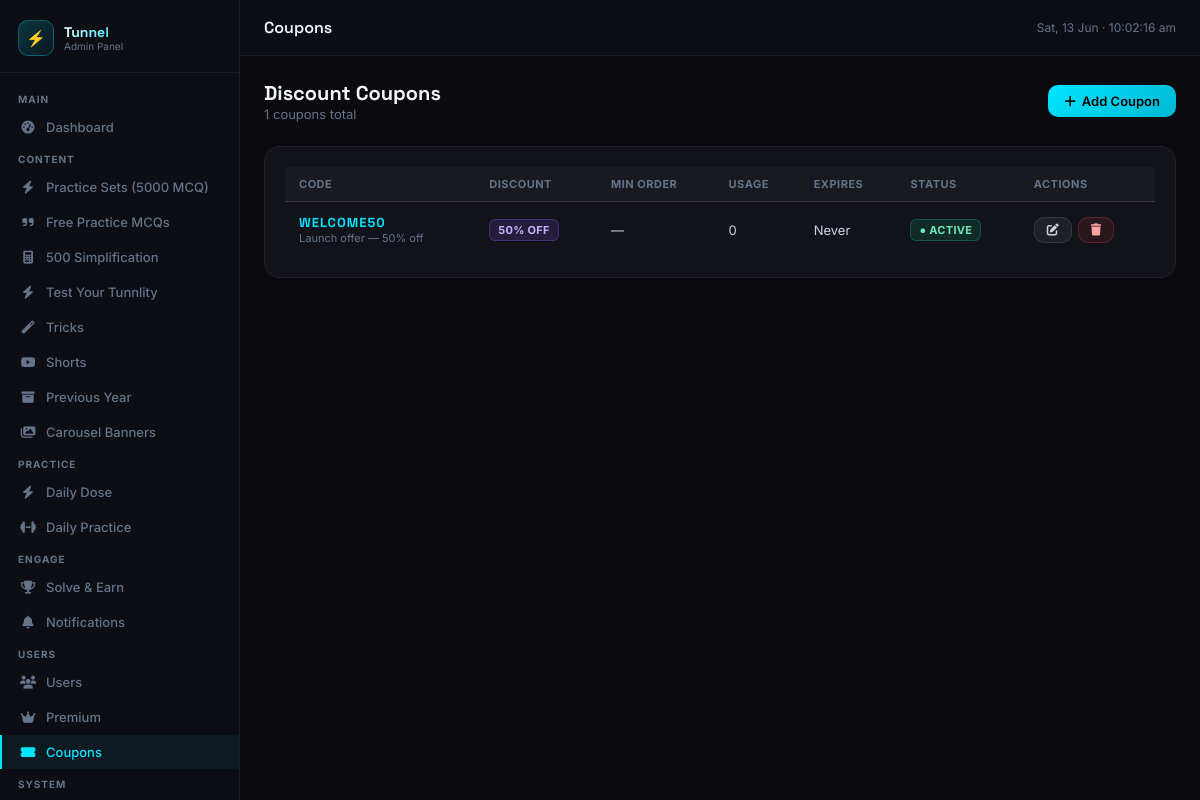
/admin/coupons/index.php (signed in), run on the app's committed database.
### tables this page shows
CREATE TABLE IF NOT EXISTS `coupons` (
    `id`             INT AUTO_INCREMENT PRIMARY KEY,
    `code`           VARCHAR(50)  NOT NULL,
    `description`    VARCHAR(255) DEFAULT '',
     
     
    `discount_type`  ENUM('percent','flat') NOT NULL DEFAULT 'percent',
    `discount_value` DECIMAL(10,2) NOT NULL DEFAULT 0,
     
    `min_amount`     INT DEFAULT 0,         
    `max_discount`   INT DEFAULT 0,         
    `usage_limit`    INT DEFAULT 0,         
    `used_count`     INT DEFAULT 0,
    `per_user_limit` INT DEFAULT 1,         
    `expires_at`     DATE DEFAULT NULL,     
    `is_active`      TINYINT DEFAULT 1,
    `created_at`     TIMESTAMP DEFAULT CURRENT_TIMESTAMP,
    UNIQUE KEY `uniq_code` (`code`),
    KEY `idx_active` (`is_active`)
);

### admin/coupons/index.php (the view, shortened to what this page needs)
<?php
require_once dirname(__DIR__) . '/config/db.php';
try {
    $coupons = $pdo->query("SELECT * FROM coupons ORDER BY created_at DESC")->fetchAll(PDO::FETCH_ASSOC);
} catch (Throwable $e) {
    $coupons = [];
}
require_once dirname(__DIR__) . '/includes/header.php';
?>
<div class="flex-between mb-24">
  <div>
    <h2 style="font-family:'Space Grotesk',sans-serif;font-size:20px;font-weight:700;color:var(--text)">
      Discount Coupons
    </h2>
    <p class="text-muted"><?= count($coupons) ?> coupons total</p>
  </div>
  <a href="<?= ADMIN_URL ?>/coupons/add.php" class="btn btn-primary">
    <i class="fas fa-plus"></i> Add Coupon
  </a>
</div>
<div class="card">
  <div class="table-wrap">
    <table>
      <thead>
        <tr>
          <th>Code</th>
          <th>Discount</th>
          <th>Min Order</th>
          <th>Usage</th>
          <th>Expires</th>
          <th>Status</th>
          <th>Actions</th>
        </tr>
      </thead>
      <tbody>
        <?php if (empty($coupons)): ?>
        <tr><td colspan="7" style="text-align:center;padding:40px;color:var(--muted)">
          <i class="fas fa-ticket-alt" style="font-size:32px;display:block;margin-bottom:10px;opacity:0.3"></i>
          No coupons yet. <a href="<?= ADMIN_URL ?>/coupons/add.php" style="color:var(--cyan)">Create one!</a>
        </td></tr>
        <?php else: ?>
        <?php foreach ($coupons as $c): ?>
        <tr>
          <td>
            <span style="font-family:'Space Grotesk',sans-serif;font-weight:700;color:var(--cyan);letter-spacing:1px">
              <?= htmlspecialchars($c['code']) ?>
            </span>
            <?php if (!empty($c['description'])): ?>
            <div style="font-size:11px;color:var(--muted)"><?= htmlspecialchars($c['description']) ?></div>
            <?php endif; ?>
          </td>
          <td>
            <span class="badge badge-purple">
              <?= $c['discount_type'] === 'percent'
                    ? rtrim(rtrim(number_format((float)$c['discount_value'], 2), '0'), '.') . '% OFF'
                    : '₹' . (int)$c['discount_value'] . ' OFF' ?>
            </span>
          </td>
          <td style="color:var(--text2);font-size:13px"><?= (int)$c['min_amount'] > 0 ? '₹' . (int)$c['min_amount'] : '—' ?></td>
          <td style="color:var(--text2);font-size:13px">
            <?= (int)$c['used_count'] ?><?= (int)$c['usage_limit'] > 0 ? ' / ' . (int)$c['usage_limit'] : '' ?>
          </td>
          <td style="color:var(--text2);font-size:13px">
            <?= !empty($c['expires_at']) ? date('d M Y', strtotime($c['expires_at'])) : 'Never' ?>
          </td>
          <td>
            <?php if ($c['is_active']): ?>
              <a href="javascript:void(0)" onclick="toggleCoupon(<?= $c['id'] ?>,0)" class="badge badge-success" style="text-decoration:none;cursor:pointer">● Active</a>
            <?php else: ?>
              <a href="javascript:void(0)" onclick="toggleCoupon(<?= $c['id'] ?>,1)" class="badge badge-error" style="text-decoration:none;cursor:pointer">● Inactive</a>
            <?php endif; ?>
          </td>
          <td>
            <div style="display:flex;gap:6px">
              <a href="<?= ADMIN_URL ?>/coupons/edit.php?id=<?= $c['id'] ?>" class="btn btn-secondary btn-sm">
                <i class="fas fa-edit"></i>
              </a>
              <button onclick="deleteCoupon(<?= $c['id'] ?>)" class="btn btn-danger btn-sm">
                <i class="fas fa-trash"></i>
              </button>
            </div>
          </td>
        </tr>
        <?php endforeach; ?>
        <?php endif; ?>
      </tbody>
    </table>
  </div>
</div>
<?php require_once dirname(__DIR__) . '/includes/footer.php'; ?>

### admin/includes/header.php (style rules this page uses)
*, *::before, *::after { box-sizing: border-box; margin: 0; padding: 0; }
:root { --bg: #0A0A0F; --sidebar: #0D0D14; --card: #12121A; --card2: #16161F; --border: rgba(255,255,255,0.06); --border2: rgba(255,255,255,0.10); --text: #F1F5F9; --text2: #CBD5E1; --muted: #64748B; --cyan: #00E5FF; --purple: #8B5CF6; --success: #10B981; --warning: #F59E0B; --error: #EF4444; --dark: #0A0A0F; --sidebar-w:240px; }
body { background: var(--bg); color: var(--text); font-family: 'Inter', sans-serif; min-height: 100vh; display: flex; }
.card { background: var(--card); border: 1px solid var(--border); border-radius: 16px; padding: 20px; }
.btn { display: inline-flex; align-items: center; gap: 6px; padding: 8px 16px; border-radius: 10px; font-size: 13px; font-weight: 600; cursor: pointer; border: none; text-decoration: none; transition: all 0.2s; font-family: 'Inter', sans-serif; }
.btn-primary { background: linear-gradient(135deg, #00E5FF, #00B8D4); color: #000; }
.btn-secondary { background: rgba(255,255,255,0.06); border: 1px solid var(--border2); color: var(--text2); }
.btn-danger { background: rgba(239,68,68,0.1); border: 1px solid rgba(239,68,68,0.25); color: #FCA5A5; }
.btn-sm { padding: 6px 12px; font-size: 12px; }
.table-wrap { overflow-x: auto; }
table { width: 100%; border-collapse: collapse; }
th { background: rgba(255,255,255,0.03); color: var(--muted); font-size: 11px; font-weight: 700; text-transform: uppercase; letter-spacing: 0.5px; padding: 10px 14px; text-align: left; border-bottom: 1px solid var(--border); }
td { padding: 12px 14px; border-bottom: 1px solid rgba(255,255,255,0.03); font-size: 13px; color: var(--text2); vertical-align: middle; }
tr:last-child td { border-bottom: none; }
.badge { display: inline-flex; align-items: center; gap: 4px; padding: 3px 8px; border-radius: 6px; font-size: 11px; font-weight: 700; text-transform: uppercase; letter-spacing: 0.3px; }
.badge-success { background: rgba(16,185,129,0.15); color: #6EE7B7; border: 1px solid rgba(16,185,129,0.3); }
.badge-purple { background: rgba(139,92,246,0.15); color: #C4B5FD; border: 1px solid rgba(139,92,246,0.3); }
.mb-24 { margin-bottom: 24px; }
.text-muted { color: var(--muted); font-size: 13px; }
.flex-between { display: flex; align-items: center; justify-content: space-between; flex-wrap: wrap; gap: 12px; }

### data on the page
coupons: code "WELCOME50", description "Launch offer — 50% off", discount_value "50", used_count "0", shows "Never"

### other printed values
$pageTitle "Coupons"
count($coupons) "1"
